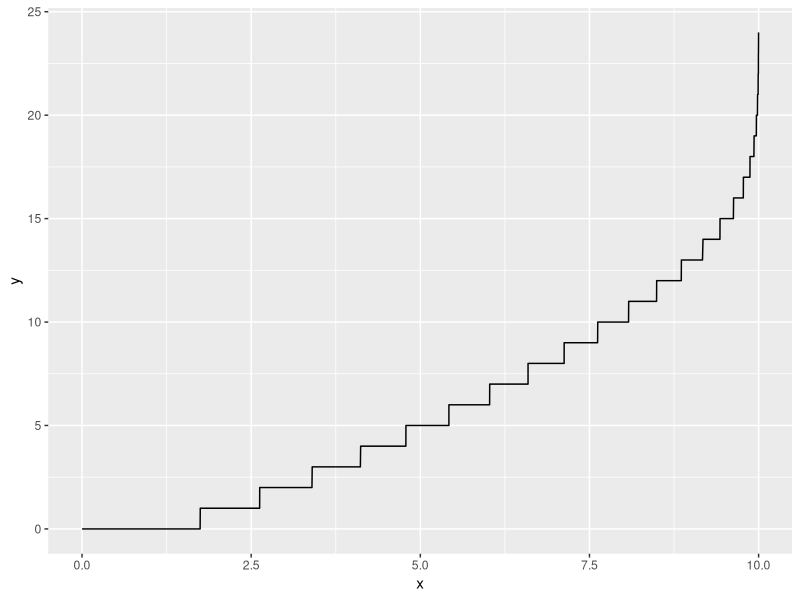
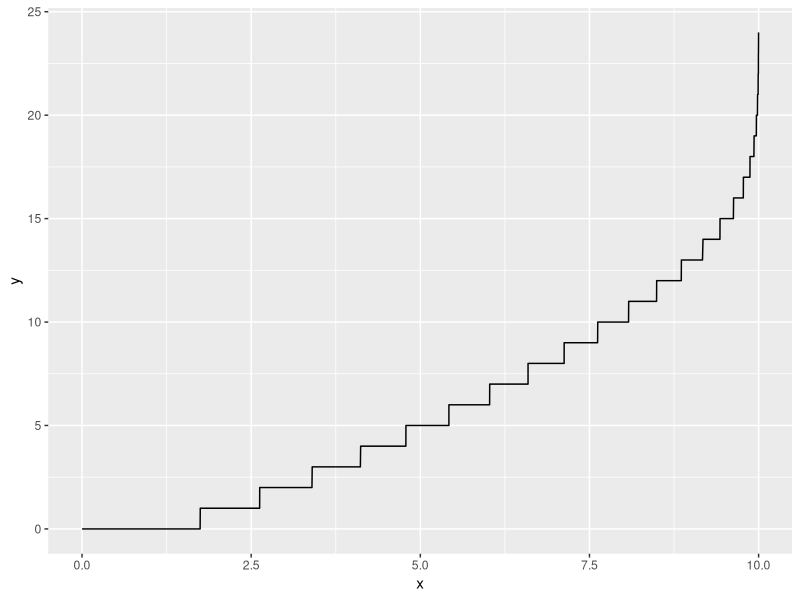

Generate these figures, in order, with R: (Note: this script raises an error after producing the figures.)
library(data.table)
library(ggplot2)

# Problem #############

my_random_seed <- 123

set.seed(my_random_seed)
tbl <- data.table(x = runif(10000) * 10)

set.seed(my_random_seed)
tbl[, y := rpois(10000, x)]

tbl

tbl[,.(y_mean = mean(y), count = .N), keyby = .(x_rounded = round(x, 1))]

tbl[,.(sum(x), sum(y))]

p <- ggplot(data = tbl, aes(x = x, y = y)) + geom_line()
p
ggsave("seed_problem.png", p, width = 3, height = 3)

tbl[,.(min(x), max(x)), keyby = y]

# Replicate #####################

tbl[,prob0 := x^0*exp(-x)/factorial(0)]
tbl[,prob1 := prob0 + x^1*exp(-x)/factorial(1)]
tbl[,prob2 := prob1 + x^2*exp(-x)/factorial(2)]
tbl[,prob3 := prob2 + x^3*exp(-x)/factorial(3)]
tbl[,prob4 := prob3 + x^4*exp(-x)/factorial(4)]
tbl[,prob5 := prob4 + x^5*exp(-x)/factorial(5)]

# ... should repeat, will only check till 5

tbl[y2 := NULL]
tbl[x/10 <= prob0, y2:=0]
tbl[x/10 > prob0 & x/10 <= prob1, y2:=1]
tbl[x/10 > prob1 & x/10 <= prob2, y2:=2]
tbl[x/10 > prob2 & x/10 <= prob3, y2:=3]
tbl[x/10 > prob3 & x/10 <= prob4, y2:=4]
tbl[x/10 > prob4 & x/10 <= prob5, y2:=5]

tbl[y <=5, .N, keyby = .(y, y2)]

tbl[x/10 > prob1 & x < prob2]

# Seed testing ##################

my_random_seed_2 <- my_random_seed + 2^32
set.seed(my_random_seed_2)
tbl[, y3 := rpois(10000, x)]

?set.seed

# does not work with such a high number